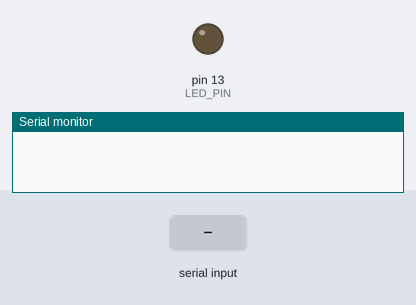
Recording of a sketch running on a simulated Arduino Uno, built with avr-gcc and run on an emulated ATmega328P. Parts: output pins drawn as LEDs (lit = HIGH), the last lines printed to the serial monitor. The inputs (shaded band) are chosen by the test bench.

Above: at 1.2 s.
1.3 s: "1" received over Serial
At 2.0 s:
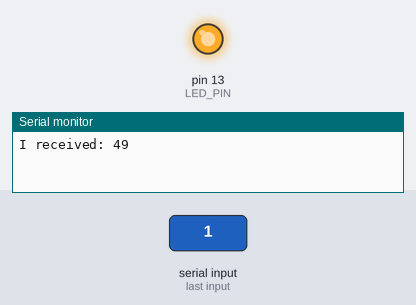
2.8 s: "0" received over Serial
At 3.1 s:
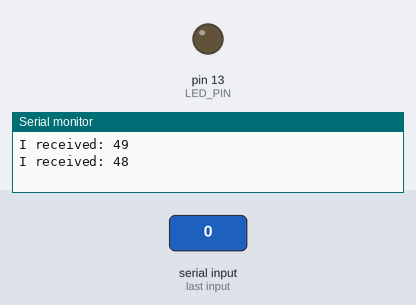
Timing chart, 0 to 5.8 s (numbered marks = the images above; inputs shaded):
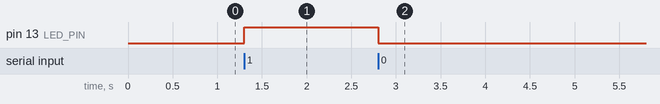

The sketch:

sketch_oct07a.ino
```cpp
const unsigned int LED_PIN = 13;
const unsigned int BAUD_RATE = 9600;
int control = 0 ;
void setup()
{
  pinMode(LED_PIN, OUTPUT);
  Serial.begin(BAUD_RATE);
}

void loop()
{
  if (Serial.available() > 0) {
                control = Serial.read();

                Serial.print("I received: ");
                Serial.println(control,DEC);

                if(control == '1')
                {digitalWrite(LED_PIN, HIGH);}
                else
                {digitalWrite(LED_PIN, LOW);}
        }
}
```

Measured:
- after the input at 1.3 s, pin 13 (LED_PIN): LOW → HIGH at once
- after the input at 2.8 s, pin 13 (LED_PIN): HIGH → LOW at once
